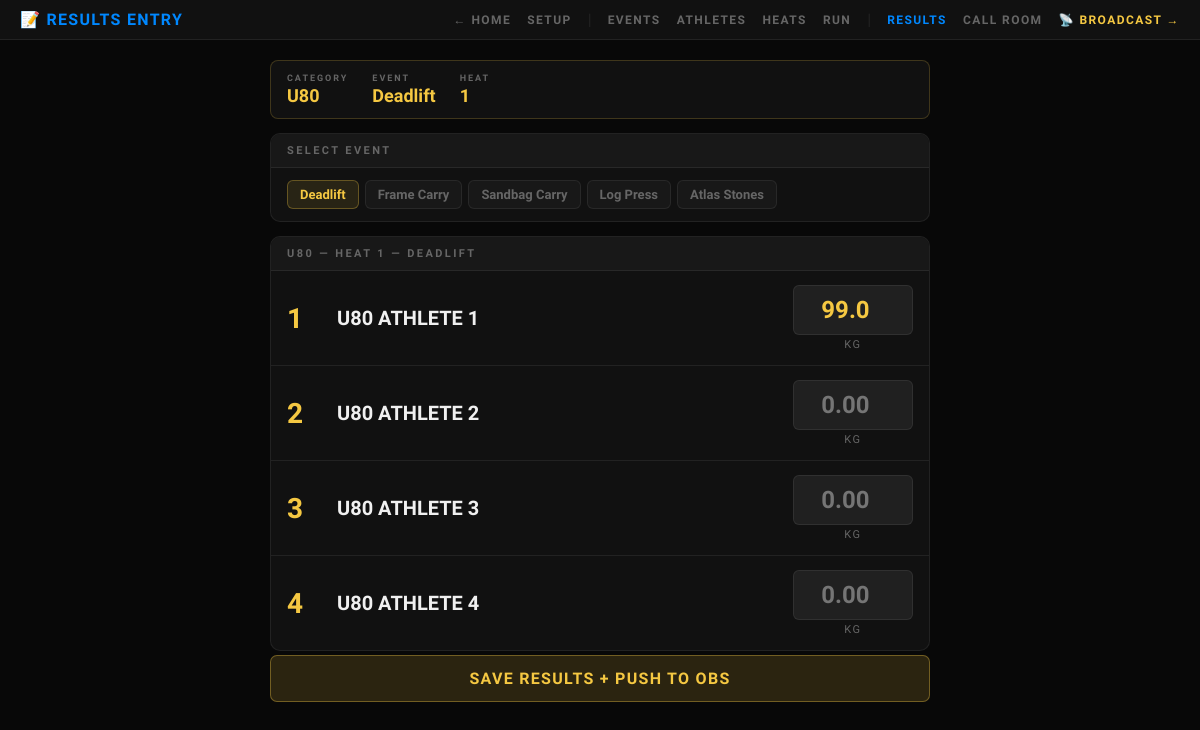
The page /comp/results on the database its author committed.
### tables this page shows
CREATE TABLE competition_state (
            id INTEGER PRIMARY KEY,
            category TEXT,
            event INTEGER,
            heat INTEGER
        );

CREATE TABLE events (
            id INTEGER PRIMARY KEY,
            name TEXT,
            event_number INTEGER
        , event_type TEXT DEFAULT 'reps', primary_metric TEXT, secondary_metric TEXT, primary_direction TEXT DEFAULT 'higher', secondary_direction TEXT);

CREATE TABLE heats (
            id INTEGER PRIMARY KEY,
            event_id INTEGER,
            category TEXT,
            heat_number INTEGER,
            lane INTEGER,
            athlete_name TEXT
        );

CREATE TABLE raw_results (id INTEGER PRIMARY KEY, athlete_id INTEGER, event_id INTEGER, raw_value REAL, tiebreak REAL, UNIQUE(athlete_id, event_id));

### server.py (the view)
@app.route("/comp/results")
def comp_results():
    cs = get_comp_state()
    category, event, heat = cs["category"], cs["event"], cs["heat"]
    lanes = get_heat_lanes(category, heat)
    con = db()
    event_row = con.execute(
        "SELECT id, name, event_type, primary_metric, secondary_metric, "
        "primary_direction, secondary_direction FROM events WHERE event_number=?",
        (event,)
    ).fetchone()
    all_events = con.execute("SELECT * FROM events ORDER BY event_number").fetchall()
    con.close()
    event_type = event_row["event_type"] if event_row else "reps"
    event_name = event_row["name"] if event_row else f"Event {event}"
    event_id_for_raw = event_row["id"] if event_row else None
    scores = {}
    tiebreaks = {}
    for l in lanes:
        raw = get_raw_result(l["athlete_name"], event_id_for_raw) if event_id_for_raw else None
        scores[l["athlete_name"]]    = raw["raw_value"] if raw else ""
        tiebreaks[l["athlete_name"]] = raw["tiebreak"]  if raw else ""
    return render_template("comp_results.html", state=cs, lanes=lanes, scores=scores,
        tiebreaks=tiebreaks, event_name=event_name, event_type=event_type,
        all_events=all_events, category_order=CATEGORY_ORDER, event_types=EVENT_TYPES,
        current_event=event_row)

### server.py (called while the page is built, shortened)
def _check_auth():
    password = os.environ.get("COMP_PASSWORD", "").strip()
    if not password:
        return True

@app.before_request
def _require_comp_auth():
    if request.path.startswith("/comp/") or request.path == "/comp":
        if not _check_auth():
            resp = app.response_class("Unauthorized\n", status=401, mimetype="text/plain")
            resp.headers["WWW-Authenticate"] = 'Basic realm="Competition Control"'
            return resp

def db():
    con = sqlite3.connect(DB_FILE, timeout=10)
    con.row_factory = sqlite3.Row
    con.execute("PRAGMA journal_mode=WAL")
    con.execute("PRAGMA synchronous=NORMAL")
    return con

def get_comp_state():
    con = db()
    row = con.execute("SELECT category,event,heat FROM competition_state").fetchone()
    con.close()
    if row:
        return dict(row)
    return {"category": CATEGORY_ORDER[0] if CATEGORY_ORDER else "", "event": 1, "heat": 1}

def get_heat_lanes(category, heat):
    con = db()
    rows = con.execute("SELECT lane,athlete_name FROM heats WHERE category=? AND heat_number=? ORDER BY lane", (category, heat)).fetchall()
    con.close()
    return [dict(r) for r in rows]

def get_raw_result(athlete_name, event_id):
    con = db()
    row = con.execute(
        "SELECT rr.raw_value, rr.tiebreak, rr.result_type FROM raw_results rr "
        "JOIN athletes a ON a.id=rr.athlete_id "
        "WHERE a.name=? AND rr.event_id=?", (athlete_name, event_id)
    ).fetchone()
    con.close()
    if row:
        return {"raw_value": row["raw_value"], "tiebreak": row["tiebreak"], "result_type": row["result_type"] or "score"}
    return None

### templates/comp_results.html (shortened to what this page needs)
<!DOCTYPE html>
<html lang="en">
<head>
</head>
<body>
<div class="topbar">
  <span class="topbar-title">📝 Results Entry</span>
  <a href="/">← Home</a>
  <a href="/comp/events">Setup</a>
  <span class="topbar-nav-group"><span class="sep">|</span><a href="/comp/events">Events</a><a href="/comp/athletes">Athletes</a><a href="/comp/heats">Heats</a><a href="/comp/run">Run</a></span>
  <span class="topbar-nav-group"><span class="sep">|</span><a href="/comp/results" style="color:var(--blue)">Results</a></span>
  <a href="/comp/callroom">Call Room</a>
  <a href="/control.html" style="color:var(--gold)">📡 Broadcast →</a>
</div>
<div class="main">
  <div class="state-strip">
    <div class="si"><div class="si-label">Category</div><div class="si-val">{{ state.category }}</div></div>
    <div class="si"><div class="si-label">Event</div><div class="si-val">{{ event_name }}</div></div>
    <div class="si"><div class="si-label">Heat</div><div class="si-val">{{ state.heat }}</div></div>
  </div>
  <div class="section">
    <div class="section-head">
      <span class="section-title">Select Event</span>
    </div>
    <div style="padding:12px 16px">
      <div class="event-select">
        {% for e in all_events %}
        <a href="/comp/action/set_heat?event={{ e[2] }}" class="ev-btn {% if e[2]==state.event %}active{% endif %}"
           onclick="document.querySelector('[name=event_jump]').value='{{ e[2] }}'; return false;"
        >{{ e[1] }}</a>
        {% endfor %}
      </div>
    </div>
  </div>
  <form action="/comp/action/save_results" method="post">
    <div class="section">
      <div class="section-head">
        <span class="section-title">{{ state.category }} — Heat {{ state.heat }} — {{ event_name }}</span>
      </div>
      {% if lanes %}
      {% for lane in lanes %}
      <div class="result-row">
        <div class="lane-num">{{ lane.lane }}</div>
        <div class="ath-name">{{ lane.athlete_name }}</div>
        <div>
          <input type="number" step="0.01" min="0" class="score-input"
                 name="score_{{ lane.athlete_name }}"
                 value="{{ scores.get(lane.athlete_name, '') }}"
                 placeholder="0.00" inputmode="decimal">
          <div class="score-unit" style="text-align:center;margin-top:3px">{{ event_types[event_type].unit if event_type in event_types else 'score' }}</div>
        </div>
      </div>
      {% endfor %}
      {% else %}
      <p class="empty-msg">No athletes in current heat. Check heats are generated.</p>
      {% endif %}
    </div>
    <div style="display:flex;gap:8px;margin-top:4px">
      <button type="submit" class="btn btn-gold" style="flex:1">Save Results + Push to OBS</button>
    </div>
  </form>
</div>
</body>
</html>

### templates/comp_results.html (style rules this page uses)
* { margin:0; padding:0; box-sizing:border-box; }
:root { --bg:#080808; --surface:#111; --surface2:#181818; --surface3:#202020; --border:rgba(255,255,255,0.07); --text:#F0F0F0; --dim:#666; --gold:#F5C842; --green:#00DD55; --blue:#0088FF; }
html,body { background:var(--bg); color:var(--text); font-family:'Barlow Condensed',sans-serif; min-height:100vh; }
.topbar { background:var(--surface); border-bottom:1px solid var(--border); padding:10px 20px; display:flex; align-items:center; gap:16px; flex-wrap:wrap; }
.topbar a { color:var(--dim); text-decoration:none; font-size:12px; font-weight:700; letter-spacing:0.12em; text-transform:uppercase; }
.topbar-nav-group { display:flex; align-items:center; gap:16px; }
.topbar-nav-group .sep { color:var(--border); font-weight:400; user-select:none; }
.topbar-title { font-size:16px; font-weight:900; text-transform:uppercase; letter-spacing:0.08em; color:var(--blue); margin-right:auto; }
.main { padding:20px; max-width:700px; margin:0 auto; display:flex; flex-direction:column; gap:14px; }
.section { background:var(--surface); border:1px solid var(--border); border-radius:10px; overflow:hidden; }
.section-head { padding:10px 16px; background:var(--surface2); border-bottom:1px solid var(--border); display:flex; align-items:center; justify-content:space-between; }
.section-title { font-size:11px; font-weight:800; letter-spacing:0.22em; text-transform:uppercase; color:var(--dim); }
.state-strip { background:var(--surface); border:1px solid rgba(245,200,66,0.2); border-radius:8px; padding:12px 16px; display:flex; gap:24px; flex-wrap:wrap; }
.si { display:flex; flex-direction:column; gap:2px; }
.si-label { font-size:9px; font-weight:700; letter-spacing:0.22em; text-transform:uppercase; color:var(--dim); }
.si-val { font-size:18px; font-weight:800; color:var(--gold); }
.result-row { display:flex; align-items:center; gap:14px; padding:14px 16px; border-bottom:1px solid var(--border); }
.result-row:last-child { border-bottom:none; }
.lane-num { font-size:28px; font-weight:900; color:var(--gold); min-width:36px; }
.ath-name { font-size:20px; font-weight:800; text-transform:uppercase; flex:1; }
.score-input { background:var(--surface3); border:1px solid var(--border); border-radius:6px; padding:10px 14px; color:var(--gold); font-family:'Barlow Condensed',sans-serif; font-size:24px; font-weight:900; width:120px; text-align:center; }
.score-unit { font-size:11px; color:var(--dim); letter-spacing:0.15em; text-transform:uppercase; }
.btn { border:none; border-radius:7px; padding:13px 24px; font-family:'Barlow Condensed',sans-serif; font-size:16px; font-weight:800; letter-spacing:0.08em; text-transform:uppercase; cursor:pointer; text-decoration:none; display:inline-block; transition:filter 0.15s; }
.btn-gold { background:rgba(245,200,66,0.15); color:var(--gold); border:1px solid rgba(245,200,66,0.35); }
.event-select { display:flex; gap:6px; flex-wrap:wrap; }
.ev-btn { padding:6px 12px; border-radius:6px; border:1px solid var(--border); background:var(--surface2); color:var(--dim); font-family:'Barlow Condensed',sans-serif; font-size:13px; font-weight:700; text-decoration:none; cursor:pointer; }
.ev-btn.active { background:rgba(245,200,66,0.1); border-color:rgba(245,200,66,0.3); color:var(--gold); }

### rows shown on the page
competition_state: category "U80", heat "1"
events: name "Deadlift", {{ e[2] }} 1 (drawn), name "DEADLIFT", event_type "KG"
events: {{ e[2] }} 2 (drawn), name "Frame Carry"
events: {{ e[2] }} 3 (drawn), name "Sandbag Carry"
events: {{ e[2] }} 4 (drawn), name "Log Press"
events: {{ e[2] }} 5 (drawn), name "Atlas Stones"
heats: lane "1", athlete_name "U80 ATHLETE 1", get "99.0"
heats: lane "2", athlete_name "U80 ATHLETE 2"
heats: lane "3", athlete_name "U80 ATHLETE 3"
heats: lane "4", athlete_name "U80 ATHLETE 4"
